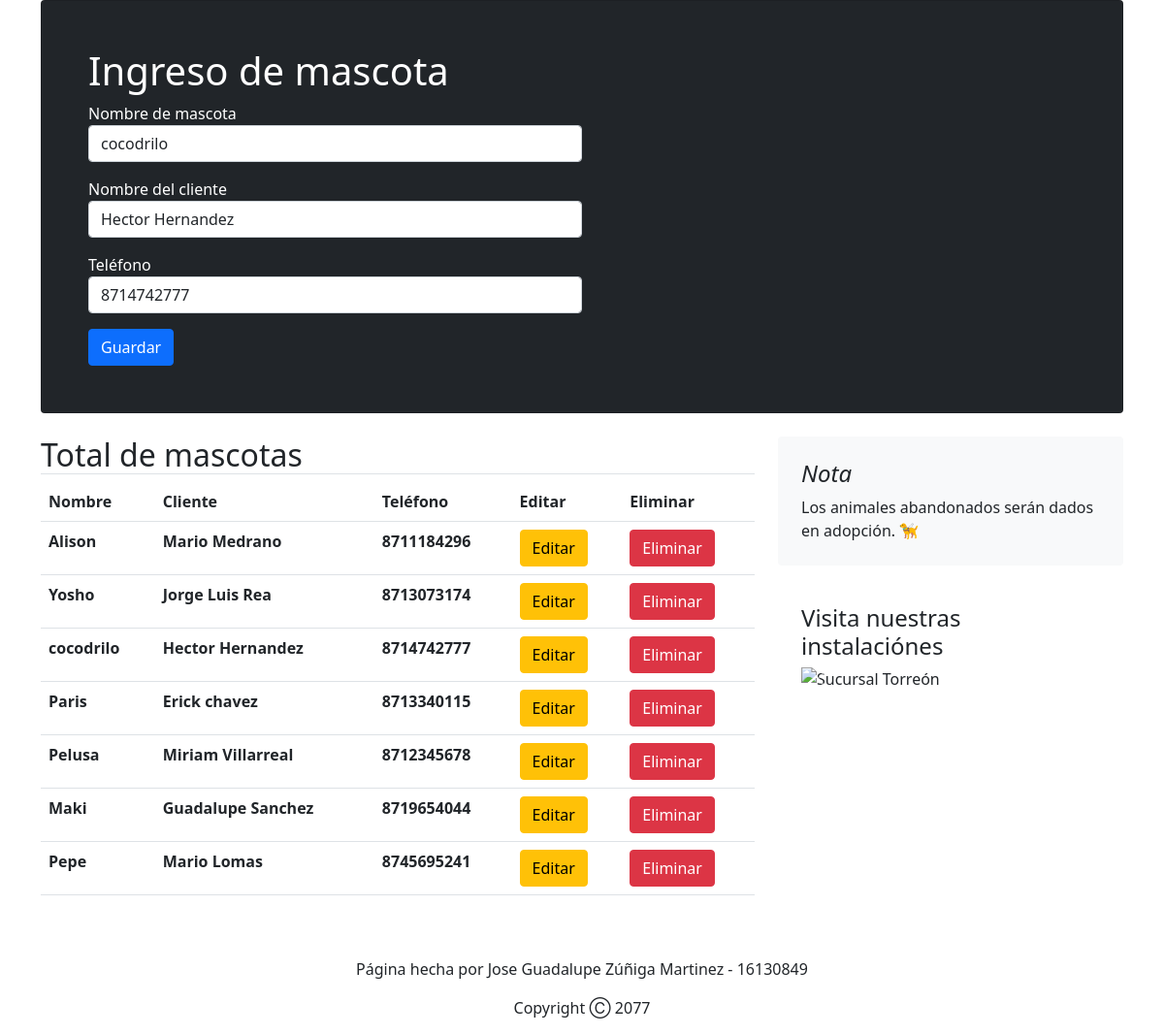
Screenshot of /editar/6 with the database file from the repository.
### pets/models.py (models this page shows)
class modeloMascota(models.Model):
    Nombre = models.CharField(max_length=100)
    NombreCliente = models.CharField(max_length=100)
    Telefono = models.CharField(max_length=100)

### pets/views.py (the view)
# urls.py: path('editar/<int:pk>',editar.as_view(), name='editar'),
class editar(UpdateView):
    model = modeloMascota
    template_name = 'padre.html'
    fields = '__all__'
    success_url = reverse_lazy('home')
    def get_context_data(self,**kwargs):
        context = super().get_context_data(**kwargs)
        listamascotas = modeloMascota.objects.all()
        context['lista'] = listamascotas
        return context

### templates/padre.html (shortened to what this page needs)
<!DOCTYPE html>
<html lang="en">
<head>
    <link href="https://cdn.jsdelivr.net/npm/bootstrap@5.0.0-beta1/dist/css/bootstrap.min.css" rel="stylesheet">
</head>
<body>
    <main class="container">
        <div class="p-4 p-md-5 mb-4 text-white rounded bg-dark card">
            <div class="col-md-6 px-0">
                <h1 class="">Ingreso de mascota </h1>
                <form action="" method="POST">
                    {{ form.as_p }}
                    <button class="btn btn-primary">Guardar</button>
                </form>
            </div>
        </div>
        <div class="row">
            <div class="col-md-8">
                <h2 class="blog-post-title border-bottom">Total de mascotas</h2>
                <table class="table">
                    <tr>
                      <th>Nombre</th>
                      <th>Cliente</th>
                      <th>Teléfono</th>
                      <th>Editar</th>
                      <th>Eliminar</th>
                    </tr>
                    {% for mascota in lista %}
                    <tr>
                        <th>{{mascota.Nombre}}</th>
                        <th>{{mascota.NombreCliente}}</th>
                        <th>{{mascota.Telefono}}</th>
                        <th>
                            <a href="{% url 'editar' mascota.pk %}" class="btn btn-warning">Editar</a>
                        </th>
                        <th>
                            <a href="{% url 'eliminar' mascota.pk %}" class="btn btn-danger">Eliminar</a>
                        </th>
                      </tr>
                    {% endfor %}
                  </table>
            </div>
            <div class="col-md-4">
                <div class="p-4 mb-3 bg-light rounded">
                    <h4 class="fst-italic">Nota</h4>
                    <p class="mb-0">Los animales abandonados serán dados en adopción. 🦮</p>
                </div>
                <div class="p-4">
                    <h4>Visita nuestras instalaciónes</h4>
                    <div id="carouselExampleControls" class="carousel slide" data-bs-ride="carousel">
                        <div class="carousel-inner">
                          <div class="carousel-item active">
                            <img src="https://www.mitiendademascotas.com/web/wp-content/uploads/2017/07/Apertura1-648x324.jpg" class="d-block w-100" alt="Sucursal Torreón">
                          </div>
                        </div>
                        <a class="carousel-control-prev" href="#carouselExampleControls" role="button" data-bs-slide="prev">
                          <span class="carousel-control-prev-icon" aria-hidden="true"></span>
                        </a>
                        <a class="carousel-control-next" href="#carouselExampleControls" role="button" data-bs-slide="next">
                          <span class="carousel-control-next-icon" aria-hidden="true"></span>
                        </a>
                      </div>
                </div>
            </div>
        </div>
        <br>
        <footer class="blog-footer text-center">
            <br>
            <p>Página hecha por Jose Guadalupe Zúñiga Martinez  - 16130849</p>
            <p>Copyright Ⓒ  2077</p>
        </footer>
    </main>
</body>
</html>

### rows the page displays
modeloMascota: Nombre "cocodrilo", NombreCliente "Hector Hernandez", Telefono "8714742777"
modeloMascota: Nombre "Alison", NombreCliente "Mario Medrano", Telefono "8711184296"
modeloMascota: Nombre "Yosho", NombreCliente "Jorge Luis Rea", Telefono "8713073174"
modeloMascota: Nombre "Paris", NombreCliente "Erick chavez", Telefono "8713340115"
modeloMascota: Nombre "Pelusa", NombreCliente "Miriam Villarreal", Telefono "8712345678"
modeloMascota: Nombre "Maki", NombreCliente "Guadalupe Sanchez", Telefono "8719654044"
modeloMascota: Nombre "Pepe", NombreCliente "Mario Lomas", Telefono "8745695241"
